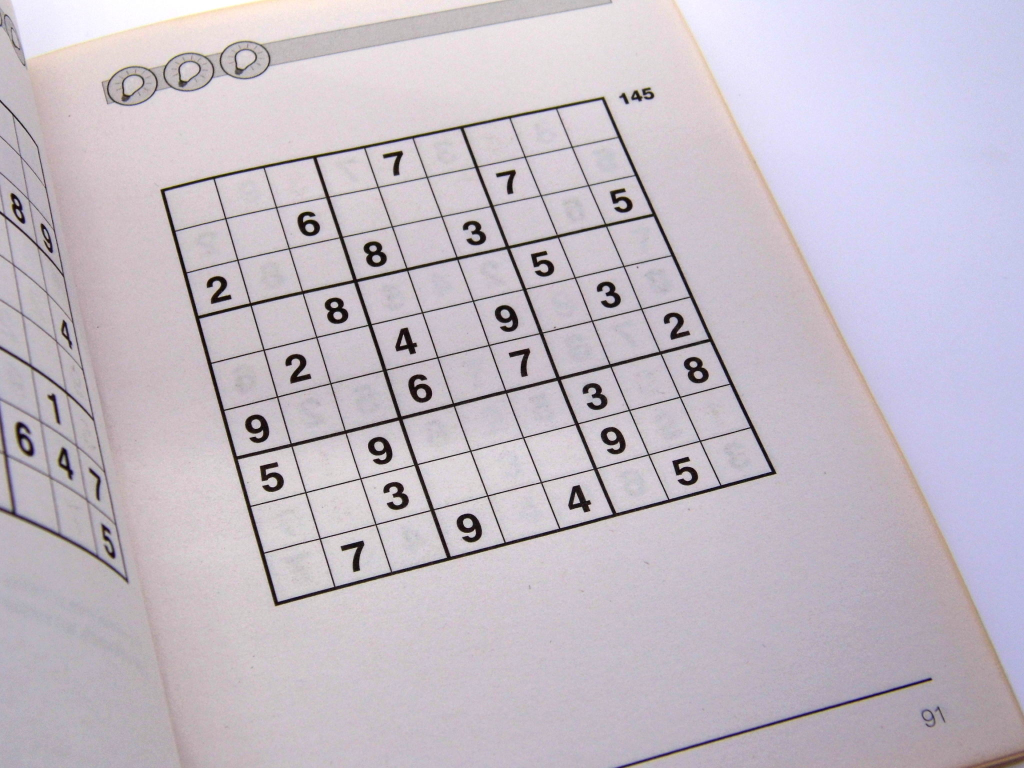
#> input picture data/sudoku_puzzles_book_33.jpg, 2048 x 1536 px (shown at 1/2 size)
$ jupyter execute --allow-errors extract-sudoku-from-video.ipynb
#> lines starting #> are read from the running program, lines starting #| are printed output that depends on the picture; after the words box and inside, x2 and y2 are one past the last pixel; in counts of white or black regions, pixels touching at a corner belong together
[cell 1]
import cv2
import numpy as np
import matplotlib.pyplot as plt

[cell 2]
image = cv2.imread("data/sudoku_puzzles_book_33.jpg")
#> image is the input picture: shape (1536, 2048, 3); mean B, G, R 197.8, 187.6, 195.8

def threshold(im):
    gray = cv2.cvtColor(im, cv2.COLOR_BGR2GRAY)
    blur = cv2.GaussianBlur(gray, (7, 7), 0)
    return cv2.adaptiveThreshold(
        blur, 255, cv2.ADAPTIVE_THRESH_GAUSSIAN_C,cv2.THRESH_BINARY_INV, 11, 2
    )
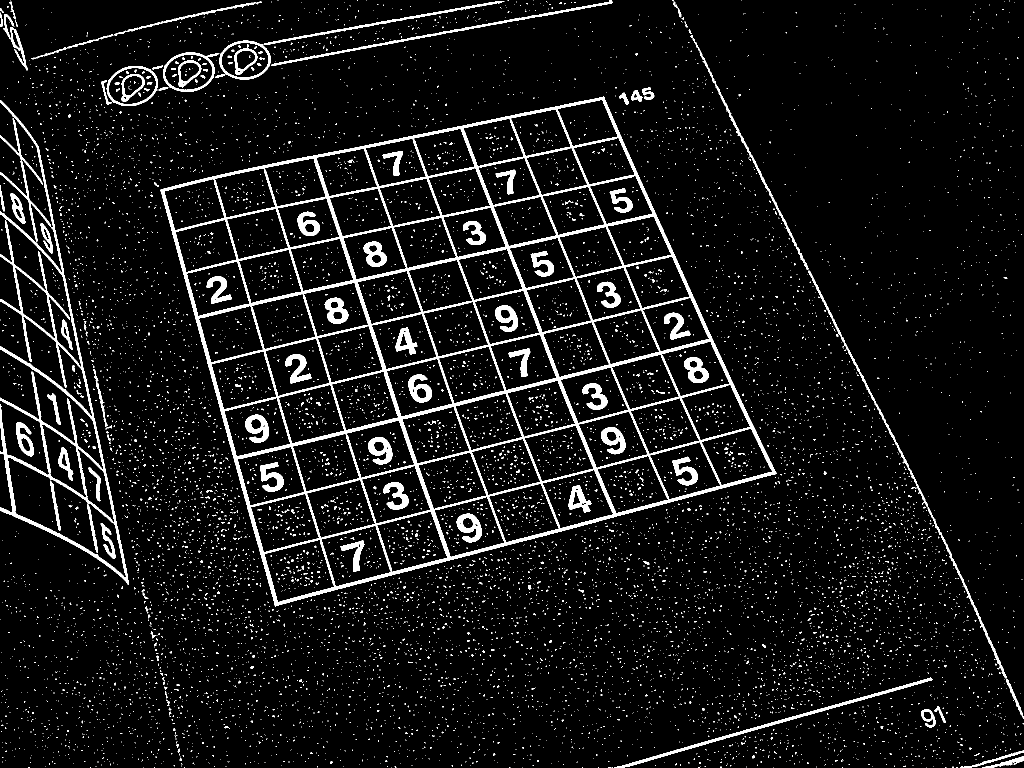
#> returned value: shape (1536, 2048) (shown at 1/2 size); 6.8% white; 11508 white regions (11303 under 20 px)

def reorder(points):
    """
    Takes four points from a contour of a square
    and returns them in a consistent order:
      - top-left
      - top-right,
      - bottom-right,
      - bottom-left.
    """
    points = points.reshape((4, 2))
    new_points = np.zeros((4, 2), dtype=np.float32)

    add = points.sum(1)
    new_points[0] = points[np.argmin(add)]  # top-left
    new_points[2] = points[np.argmax(add)]  # bottom-right

    diff = np.diff(points, axis=1)
    new_points[1] = points[np.argmin(diff)]  # top-right
    new_points[3] = points[np.argmax(diff)]  # bottom-left

    return new_points

def extract_grid(img, img_thresh, side=450):
    # Finding contours for the image
#> called with side = 450
    contours, _ = cv2.findContours(
        img_thresh, cv2.RETR_EXTERNAL, cv2.CHAIN_APPROX_SIMPLE
    )
#> contours = 8600 contours, 8552 with area under 20; largest, box (x1, y1, x2, y2) and area: (321, 193, 1553, 1213) 814026, (0, 200, 258, 1169) 52609, (326, 105, 439, 184) 6352, (213, 132, 316, 212) 6321, (439, 81, 542, 159) 6183
    contour = max(contours, key=cv2.contourArea)
#> contour = contour of 2024 points, box (x1, y1, x2, y2) (321, 193, 1553, 1213), area 814026

    peri = cv2.arcLength(contour, True)  # frame for the sukoku
#> peri = 3899.6

    approx = cv2.approxPolyDP(contour, 0.02 * peri, True)
#> approx = [[1207, 193], [321, 379], [550, 1212], [1552, 947]]
    points = reorder(approx)
#> in reorder, `points = points.reshape((4, 2))`: points has the same summary as approx in extract_grid
#> in reorder, `add = points.sum(1)`: add = [1400, 700, 1762, 2499]
#> in reorder, `diff = np.diff(points, axis=1)`: diff = [-1014, 58, 662, -605]
#> points = [[321, 379], [1207, 193], [1552, 947], [550, 1212]]

    pts1 = np.float32(points)
#> pts1 has the same summary as points
    pts2 = np.float32([[0, 0], [side, 0], [side, side], [0, side]])

    matrix = cv2.getPerspectiveTransform(pts1, pts2)
#> matrix = [[0.487, -0.134, -105.5], [0.133, 0.633, -282.6], [-2.18e-05, 0.000208, 1]]
    warped = cv2.warpPerspective(img, matrix, (side, side))
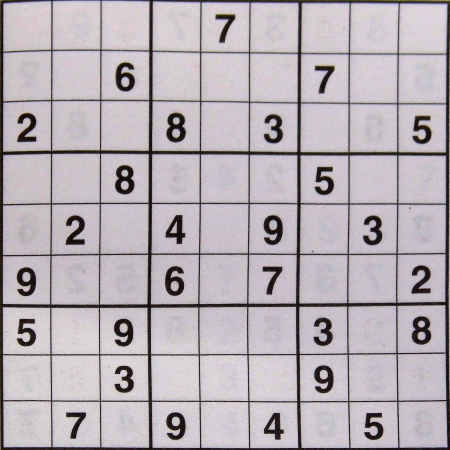
#> warped: shape (450, 450, 3); mean B, G, R 182.2, 175.7, 183.6

    return warped

grid = extract_grid(image, threshold(image))
plt.imshow(grid)

[cell 3]
np.set_printoptions(threshold=10000)

thresh = threshold(image)

contours, hierarchy = cv2.findContours(thresh, cv2.RETR_EXTERNAL, cv2.CHAIN_APPROX_SIMPLE)

cv2.drawContours(image, contours, -1, (0, 255, 0), 2)

[cell 4]
plt.imshow(image)

[cell 5]
max_contour = max(contours, key=cv2.contourArea)
#> max_contour has the same summary as contour in extract_grid
image = cv2.imread("data/sudoku_puzzles_book_33.jpg")

cv2.drawContours(image, max_contour, -1, (0, 255, 0), 5)
plt.imshow(image)

[cell 6]
image_1 = cv2.imread("data/pexels-optical-chemist-340351297-31299772.jpg")
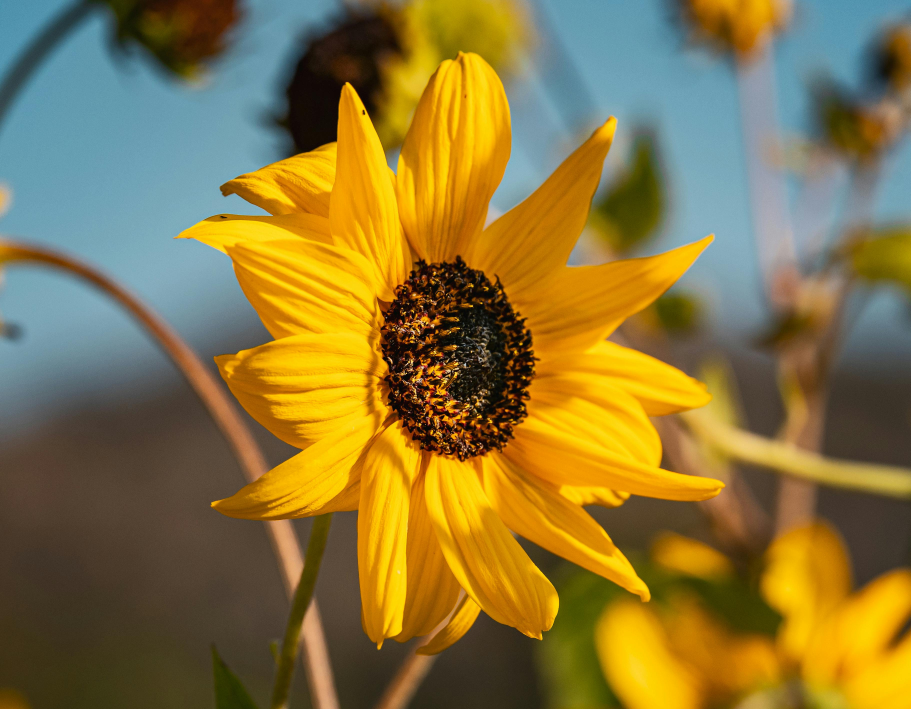
#> input picture data/pexels-optical-chemist-340351297-31299772.jpg, 3644 x 2836 px (shown at 1/4 size)
#> image_1 is the input picture: shape (2836, 3644, 3); mean B, G, R 60, 117.2, 136.5

thresh_1 = threshold(image_1)
#> in threshold (call 3), `return cv2.adaptiveThreshold( blur, 255, cv2.ADAPTIVE_THRESH_GAUSSIAN_..`:
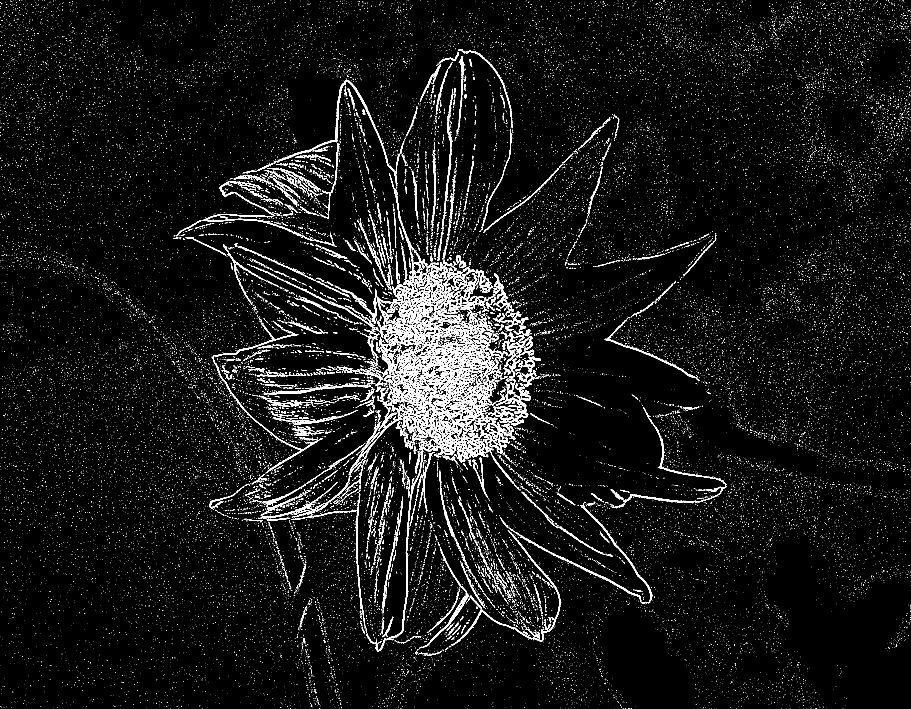
#> returned value: shape (2836, 3644) (shown at 1/4 size); 4.4% white; 39764 white regions (38410 under 20 px)

contours_1, _ = cv2.findContours(thresh_1, cv2.RETR_EXTERNAL, cv2.CHAIN_APPROX_SIMPLE)
#> contours_1 = 39644 contours, 38794 with area under 20; largest, box (x1, y1, x2, y2) and area: (1374, 692, 2013, 1593) 104032, (1508, 1498, 2061, 1850) 74764, (1953, 1528, 2123, 1702) 6818, (1106, 322, 1587, 697) 4761, (1806, 2120, 2242, 2585) 4450
max_contour_1 = max(contours_1, key=cv2.contourArea)
#> max_contour_1 = contour of 9491 points, box (x1, y1, x2, y2) (1374, 692, 2013, 1593), area 104032

cv2.drawContours(image_1, max_contour_1, -1, (0, 255, 0), 5)
plt.imshow(image_1)

[cell 7]
cv2.arcLength(max_contour_1, True), cv2.arcLength(max_contour, True)
#> Out = (18931.8, 3899.6)

[cell 8]
cv2.approxPolyDP(max_contour, 0.02 * cv2.arcLength(max_contour, True), True)
#> Out has the same summary as approx in extract_grid

[cell 9]
cv2.approxPolyDP(max_contour_1, 0.02 * cv2.arcLength(max_contour_1, True), True)
#> Out = [[1556, 692], [1814, 1590]]

[cell 10]
approx = cv2.approxPolyDP(max_contour, 0.02 * cv2.arcLength(max_contour, True), True)
approx_1 = cv2.approxPolyDP(max_contour_1, 0.02 * cv2.arcLength(max_contour_1, True), True)
#> approx_1 = [[1556, 692], [1814, 1590]]
approx.shape, approx_1.shape
#> Out = ((4, 1, 2), (2, 1, 2))

[cell 11]
def validate_contour(contour):
    peri = cv2.arcLength(contour, True)
#> peri = 18931.8
    approx = cv2.approxPolyDP(contour, 0.02 * peri, True)
#> approx = [[1556, 692], [1814, 1590]]
    return len(approx) == 4

validate_contour(max_contour_1), validate_contour(max_contour)
#> Out = (False, True)

[cell 12]
image_2 = cv2.imread("data/OIP-1977465204.jpg")
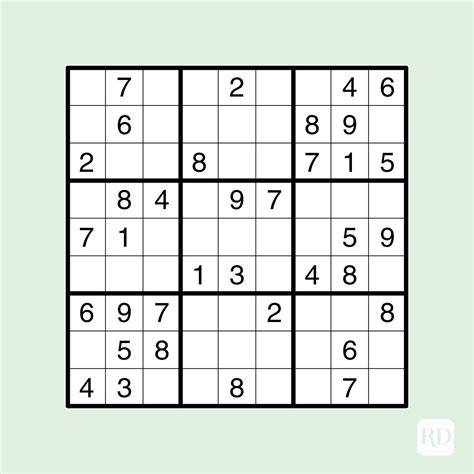
#> input picture data/OIP-1977465204.jpg, 474 x 474 px
#> image_2 is the input picture: shape (474, 474, 3); mean B, G, R 221, 227, 220.5
dummy_image = np.zeros((image_2.shape))

thresh_2 = threshold(image_2)
#> in threshold (call 4), `return cv2.adaptiveThreshold( blur, 255, cv2.ADAPTIVE_THRESH_GAUSSIAN_..`:
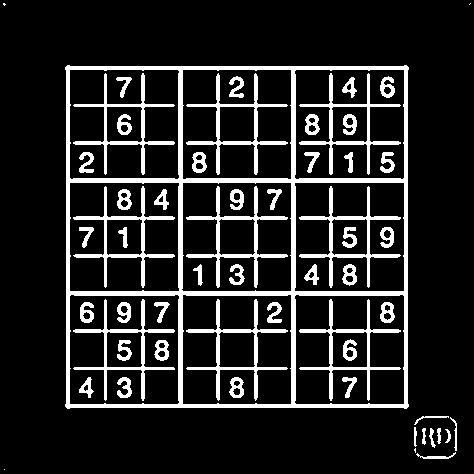
#> returned value: shape (474, 474); 13.7% white; 58 white regions (4 under 20 px)

contours_2, _ = cv2.findContours(thresh_2, cv2.RETR_EXTERNAL, cv2.CHAIN_APPROX_SIMPLE)
#> contours_2 = 13 contours, 4 with area under 20; largest, box (x1, y1, x2, y2) and area: (65, 65, 409, 409) 116305, (416, 452, 456, 459) 58, (429, 428, 436, 448) 38, (414, 416, 449, 425) 36, (450, 417, 457, 451) 35
max_contour_2 = max(contours_2, key=cv2.contourArea)
#> max_contour_2 = contour of 24 points, box (x1, y1, x2, y2) (65, 65, 409, 409), area 116305

cv2.drawContours(dummy_image, max_contour_2, -1, (0, 255, 0), 5)
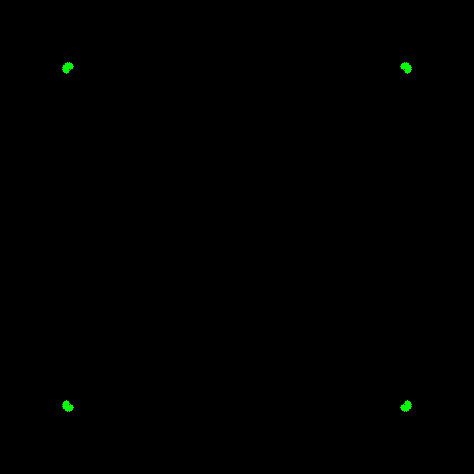
#> dummy_image: shape (474, 474, 3) float64; mean of channels 0, 1, 2 0, 0.4, 0; drawn as B, G, R
plt.imshow(dummy_image), validate_contour(max_contour_2)
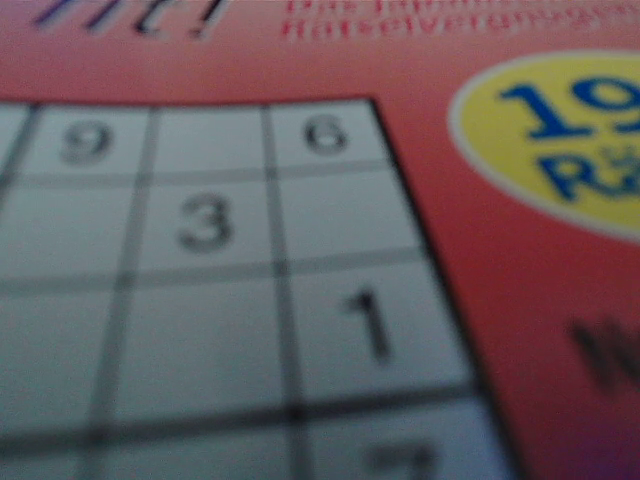
#> input picture frame 22 of data/output.mp4, 640 x 480 px
#> in view, frame is the input picture: shape (480, 640, 3); mean B, G, R 93.4, 90.6, 102

[cell 13]
from IPython.display import display, Image
import time

def view():

    def draw_contours(frame):
        thresh = threshold(frame)
#> in threshold (call 5), `return cv2.adaptiveThreshold( blur, 255, cv2.ADAPTIVE_THRESH_GAUSSIAN_..`:
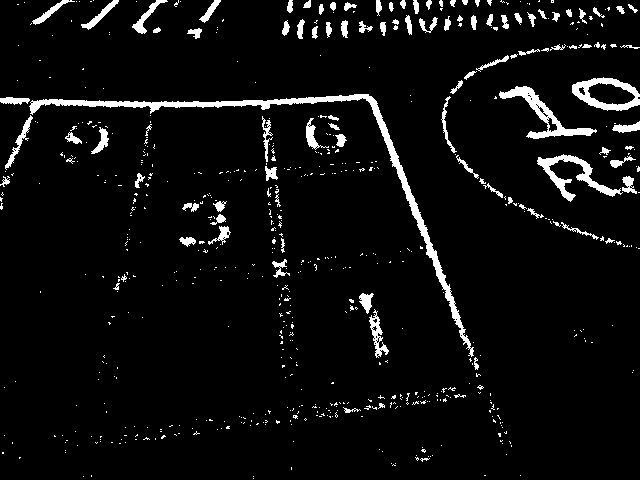
#> returned value: shape (480, 640); 5.3% white; 652 white regions (550 under 20 px)
        contours, _ = cv2.findContours(thresh, cv2.RETR_EXTERNAL, cv2.CHAIN_APPROX_SIMPLE)
#> contours = 652 contours, 574 with area under 20; largest, box (x1, y1, x2, y2) and area: (29, 94, 474, 357) 3100, (572, 77, 640, 111) 1590, (499, 86, 597, 139) 1119, (537, 154, 623, 202) 866, (369, 309, 389, 358) 292
        max_contour = max(contours, key=cv2.contourArea)
#> max_contour = contour of 714 points, box (x1, y1, x2, y2) (29, 94, 474, 357), area 3100
        cv2.drawContours(frame, max_contour, -1, (0, 255, 0), 5)
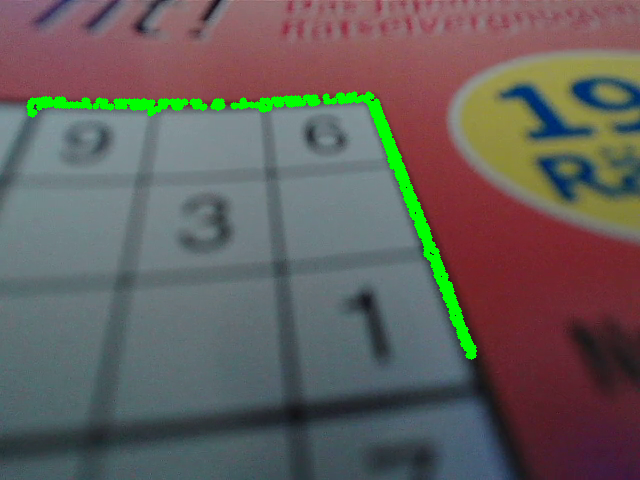
#> frame: shape (480, 640, 3); 2.17% of pixels changed, all inside (x1, y1, x2, y2) = (26, 91, 477, 360)
        return validate_contour(max_contour)

    cap = cv2.VideoCapture("data/output.mp4")
    display_handle=display(None, display_id=True)

    while True:
        ret, frame = cap.read()
        if not ret:
            break
        frame_before = frame.copy()
        status = draw_contours(frame)
#> status = True
        print(f"\r{status}  ", end="")
#| True
        _, im = cv2.imencode('.jpeg', frame)
        display_handle.update(Image(data=im.tobytes()))
        time.sleep(0.05)

    cap.release()
    return status, frame_before

#> (the rest of this cell did not finish here and is left out)
